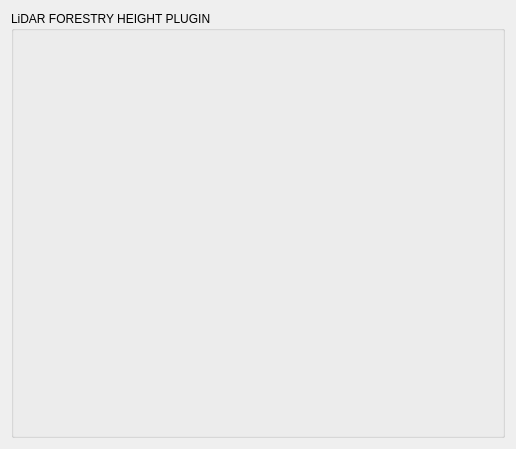
<?xml version="1.0" encoding="UTF-8"?>
<ui version="4.0">
 <class>AboutDialog</class>
 <widget class="QDialog" name="AboutDialog">
  <property name="geometry">
   <rect>
    <x>0</x>
    <y>0</y>
    <width>516</width>
    <height>449</height>
   </rect>
  </property>
  <property name="sizePolicy">
   <sizepolicy hsizetype="Maximum" vsizetype="Maximum">
    <horstretch>0</horstretch>
    <verstretch>0</verstretch>
   </sizepolicy>
  </property>
  <property name="windowTitle">
   <string>LiDAR Forestry Height About</string>
  </property>
  <layout class="QGridLayout" name="gridLayout_2">
   <item row="1" column="1">
    <layout class="QGridLayout" name="gridLayout">
     <item row="0" column="0">
      <layout class="QVBoxLayout" name="verticalLayout">
       <item>
        <widget class="QGroupBox" name="groupBox">
         <property name="title">
          <string>LiDAR FORESTRY HEIGHT PLUGIN</string>
         </property>
         <layout class="QGridLayout" name="gridLayout_3">
          <item row="0" column="0">
           <layout class="QVBoxLayout" name="verticalLayout_2">
            <item>
             <layout class="QHBoxLayout" name="horizontalLayout">
              <property name="sizeConstraint">
               <enum>QLayout::SetMaximumSize</enum>
              </property>
              <item>
               <widget class="QLabel" name="versionLabel">
                <property name="text">
                 <string/>
                </property>
               </widget>
              </item>
             </layout>
            </item>
            <item>
             <widget class="QLabel" name="descriptionLabel">
              <property name="text">
               <string/>
              </property>
             </widget>
            </item>
            <item>
             <widget class="QLabel" name="codeRepoLabel">
              <property name="text">
               <string/>
              </property>
             </widget>
            </item>
            <item>
             <widget class="QLabel" name="libraryUsedLabel">
              <property name="text">
               <string/>
              </property>
             </widget>
            </item>
            <item>
             <widget class="QLabel" name="contactLabel">
              <property name="text">
               <string/>
              </property>
             </widget>
            </item>
            <item>
             <widget class="QLabel" name="licenseLabel">
              <property name="text">
               <string/>
              </property>
             </widget>
            </item>
            <item>
             <widget class="QLabel" name="PANOicon">
              <property name="sizePolicy">
               <sizepolicy hsizetype="Minimum" vsizetype="Preferred">
                <horstretch>0</horstretch>
                <verstretch>0</verstretch>
               </sizepolicy>
              </property>
              <property name="maximumSize">
               <size>
                <width>300</width>
                <height>75</height>
               </size>
              </property>
              <property name="toolTip">
               <string>PANOimagen S.L.</string>
              </property>
              <property name="locale">
               <locale language="English" country="UnitedStates"/>
              </property>
              <property name="text">
               <string/>
              </property>
              <property name="pixmap">
               <pixmap resource="resources.qrc">:/plugins/LiDARForestryHeight/icons/PANOiFullHD.png</pixmap>
              </property>
              <property name="scaledContents">
               <bool>true</bool>
              </property>
              <property name="alignment">
               <set>Qt::AlignCenter</set>
              </property>
              <property name="margin">
               <number>-2</number>
              </property>
              <property name="indent">
               <number>0</number>
              </property>
             </widget>
            </item>
           </layout>
          </item>
         </layout>
        </widget>
       </item>
      </layout>
     </item>
    </layout>
   </item>
  </layout>
 </widget>
 <resources>
 </resources>
 <connections/>
</ui>
